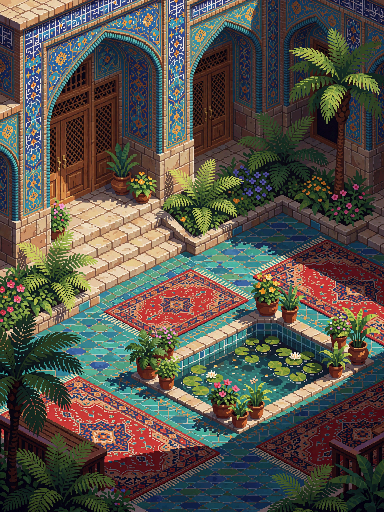
#> input picture native.png, 384 x 512 px
$ python masks.py
#> lines starting #> are read from the running program, lines starting #| are printed output that depends on the picture; after the words box and inside, x2 and y2 are one past the last pixel; in counts of white or black regions, pixels touching at a corner belong together
import numpy as np
from PIL import Image
from collections import deque

nat = np.asarray(Image.open('native.png')).astype(np.int32)
H, W, _ = nat.shape
#> H = 512; W = 384
R, G, B = nat[:,:,0], nat[:,:,1], nat[:,:,2]
arr = (nat/255.0).astype(np.float32)
cmax = arr.max(2); cmin = arr.min(2); df = cmax-cmin
r,g,b = arr[:,:,0], arr[:,:,1], arr[:,:,2]
hue = np.zeros((H,W))
m=(cmax==r)&(df>0); hue[m]=((g-b)[m]/df[m])%6
#> after `m = (cmax == r) & (df > 0)`:
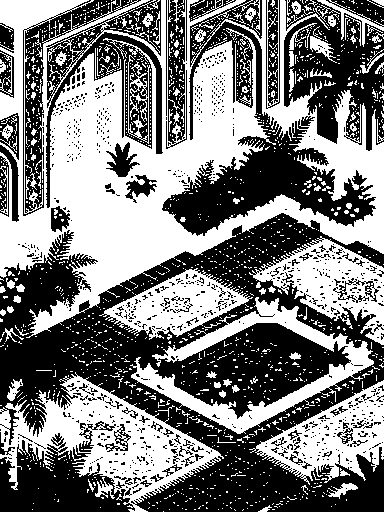
#> m: shape (512, 384) bool; 48.6% white; 1750 white regions (1635 under 20 px), largest, box (x1, y1, x2, y2) and area: (0, 0, 384, 338) 49287, (0, 372, 224, 512) 11376, (130, 297, 374, 434) 6998
m=(cmax==g)&(df>0); hue[m]=((b-r)[m]/df[m])+2
#> after `m = (cmax == g) & (df > 0)`: m: shape (512, 384) bool; 26.6% white; 1233 white regions (1170 under 20 px), largest, box (x1, y1, x2, y2) and area: (0, 230, 307, 448) 18502, (162, 111, 376, 236) 8870, (288, 28, 384, 124) 4321
m=(cmax==b)&(df>0); hue[m]=((r-g)[m]/df[m])+4
#> after `m = (cmax == b) & (df > 0)`: m: shape (512, 384) bool; 29.3% white; 1808 white regions (1613 under 20 px), largest, box (x1, y1, x2, y2) and area: (131, 348, 384, 512) 8259, (174, 323, 333, 400) 4092, (46, 32, 163, 208) 3918
hue*=60
sat = np.where(cmax>0, df/np.maximum(cmax,1e-6), 0)
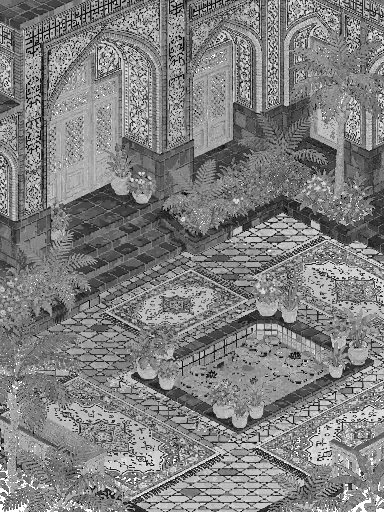
#> sat: shape (512, 384) float32; min 0, max 1, mean 0.503
val = cmax

green = (hue>=60)&(hue<=175)&(sat>0.25)&(val>0.12)&((B-R)<40)
#> green: shape (512, 384) bool; 17.4% white; 744 white regions (678 under 20 px), largest, box (x1, y1, x2, y2) and area: (0, 230, 98, 407) 6414, (288, 28, 384, 124) 4048, (2, 433, 135, 512) 3333
# exclude floor tile palette sampled from pure-floor patches
patch = np.zeros((H,W), bool)
patch[242:278, 142:196] = True
patch[246:268, 96:140] = True
floor_cols = np.unique(nat[patch & green].reshape(-1,3), axis=0)
#> floor_cols = 53 rows, first 8: [81, 117, 112], [81, 122, 117], [81, 158, 117], [86, 152, 122], [86, 163, 122], [91, 158, 122], [91, 158, 127], [91, 163, 122]
dif = nat.astype(np.int32)
excl = np.zeros((H,W), bool)
for fc in floor_cols:
    excl |= (np.abs(dif - fc[None,None,:]).sum(2) <= 12)
#> this loop made 53 passes
#> fc on passes 1 to 12: [81, 117, 112], [81, 122, 117], [81, 158, 117], [86, 152, 122], [86, 163, 122], [91, 158, 122], [91, 158, 127], [91, 163, 122], [91, 163, 127], [96, 142, 122], [96, 152, 122], [96, 158, 122]
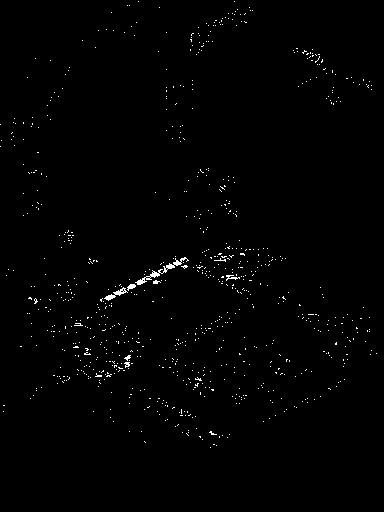
#> excl: shape (512, 384) bool; 0.88% white in thin lines or dots, all inside (x1, y1, x2, y2) = (0, 1, 377, 448)
green &= ~excl
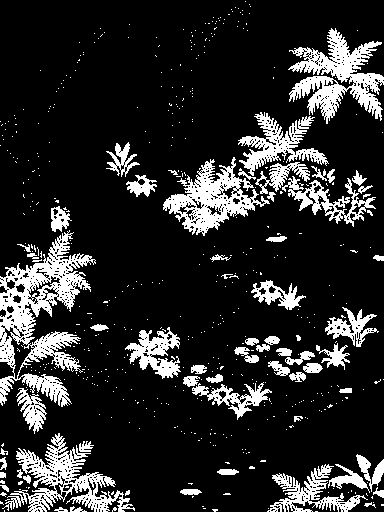
#> green: shape (512, 384) bool; 16.8% white; 528 white regions (466 under 20 px), largest, box (x1, y1, x2, y2) and area: (0, 230, 96, 407) 6301, (288, 28, 384, 124) 3961, (2, 433, 135, 512) 3333

quad_pts = [(259,327),(327,362),(252,399),(184,362)]
def poly_mask(pts):
    ys, xs = np.mgrid[0:H,0:W]
    inside = np.zeros((H,W), bool)
    n=len(pts); j=n-1
    for i in range(n):
        xi,yi = pts[i]; xj,yj = pts[j]
        cond = ((yi>ys)!=(yj>ys)) & (xs < (xj-xi)*(ys-yi)/(yj-yi+1e-9)+xi)
        inside ^= cond
        j=i
#> inside: shape (512, 384) bool; 2.6% white; 1 white region, box (x1, y1, x2, y2) and area: (184, 328, 328, 399) 5147
    return inside
quad = poly_mask(quad_pts)
quad_er = quad.copy()
for _ in range(3):
    q2 = quad_er.copy()
    quad_er[1:,:] &= q2[:-1,:]; quad_er[:-1,:] &= q2[1:,:]
    quad_er[:,1:] &= quad_er[:,:-1]; quad_er[:,:-1] &= quad_er[:,1:]
#> quad_er: shape (512, 384) bool; 2% white; 1 white region, box (x1, y1, x2, y2) and area: (194, 332, 318, 395) 3937

lab = -np.ones((H,W), np.int32); comps=[]
for y0 in range(H):
    for x0 in range(W):
        if green[y0,x0] and lab[y0,x0]<0:
            cid=len(comps); q=deque([(y0,x0)]); lab[y0,x0]=cid; pix=[(y0,x0)]
            while q:
                y,x=q.popleft()
                for dy in(-1,0,1):
                    for dx in(-1,0,1):
                        ny,nx=y+dy,x+dx
                        if 0<=ny<H and 0<=nx<W and green[ny,nx] and lab[ny,nx]<0:
                            lab[ny,nx]=cid; q.append((ny,nx)); pix.append((ny,nx))
            comps.append(pix)
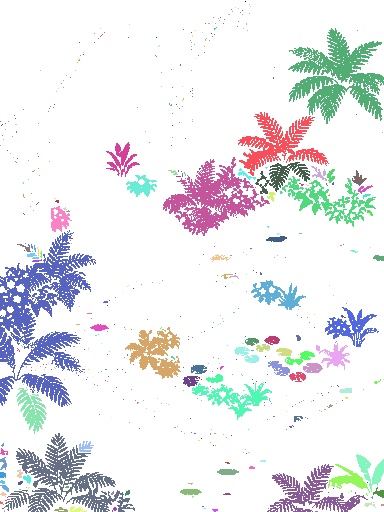
#> lab: shape (512, 384) int32; 529 distinct labels, from -1 to 527; one colour per label, 0 black, -1 white
pad_mask = np.zeros((H,W), bool)
plant_green = np.zeros((H,W), bool)
for pix in comps:
    a2 = np.array(pix); ys_, xs_ = a2[:,0], a2[:,1]
    if len(pix)>=4 and quad[ys_,xs_].mean()>0.98 and quad_er[ys_,xs_].mean()>0.9:
        pad_mask[ys_,xs_] = True
    elif len(pix)>=4:
        plant_green[ys_,xs_] = True
#> pad_mask: shape (512, 384) bool; 0.31% white; 6 white regions (1 under 20 px), largest, box (x1, y1, x2, y2) and area: (234, 347, 259, 363) 181, (268, 361, 290, 376) 173, (276, 348, 292, 356) 98, (245, 338, 259, 346) 77, (256, 344, 270, 352) 74
pad_d = pad_mask.copy()
for _ in range(2):
    d2 = pad_d.copy()
    pad_d[1:,:] |= d2[:-1,:]; pad_d[:-1,:] |= d2[1:,:]; pad_d[:,1:] |= d2[:,:-1]; pad_d[:,:-1] |= d2[:,1:]
#> pad_d: shape (512, 384) bool; 0.61% white; 4 white regions, box (x1, y1, x2, y2) and area: (232, 336, 272, 365) 648, (266, 359, 292, 378) 319, (274, 346, 294, 358) 189, (218, 364, 226, 372) 37
white = (sat<0.25)&(val>0.75)
#> white: shape (512, 384) bool; 2.9% white in thin lines or dots, all inside (x1, y1, x2, y2) = (0, 0, 384, 456)
pad_mask = pad_mask | (white & quad & pad_d)
#> pad_mask: shape (512, 384) bool; 0.33% white; 12 white regions (7 under 20 px), largest, box (x1, y1, x2, y2) and area: (234, 347, 260, 364) 187, (268, 361, 290, 377) 178, (276, 348, 292, 358) 104, (244, 338, 259, 347) 80, (255, 344, 270, 352) 75

pink = (hue>=290)&(hue<=350)&(sat>0.25)&(val>0.35)
#> pink: shape (512, 384) bool; 0.6% white in thin lines or dots
orange = (hue>=15)&(hue<=45)&(sat>0.45)&(val>0.5)
#> orange: shape (512, 384) bool; 5% white in thin lines or dots
flow_col = pink|white|orange
#> flow_col: shape (512, 384) bool; 8.5% white in thin lines or dots
d = green.copy()
for _ in range(2):
    d2 = d.copy()
    d[1:,:] |= d2[:-1,:]; d[:-1,:] |= d2[1:,:]; d[:,1:] |= d2[:,:-1]; d[:,:-1] |= d2[:,1:]
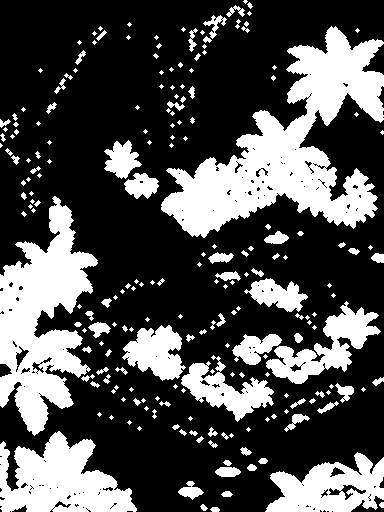
#> d: shape (512, 384) bool; 30.6% white; 214 white regions (120 under 20 px), largest, box (x1, y1, x2, y2) and area: (161, 26, 384, 238) 18905, (0, 196, 98, 436) 12132, (0, 431, 137, 512) 6894
flowers = flow_col & d
#> flowers: shape (512, 384) bool; 1.1% white in thin lines or dots
plant_mask = plant_green | (flowers & ~quad)
#> plant_mask: shape (512, 384) bool; 17.3% white; 364 white regions (315 under 20 px), largest, box (x1, y1, x2, y2) and area: (0, 229, 98, 435) 7502, (288, 28, 384, 124) 3962, (2, 433, 135, 512) 3363

brown = (hue>=10)&(hue<=32)&(sat>0.35)&(val>0.2)&(val<0.75)&(R>G)&(G>=B)
#> brown: shape (512, 384) bool; 10.2% white in thin lines or dots
water_anim = (quad | pad_mask) & ~brown
#> water_anim: shape (512, 384) bool; 2.6% white; 1 white region, box (x1, y1, x2, y2) and area: (184, 328, 328, 399) 5140

base = nat.copy().astype(np.uint8)
#> base is the input picture: shape (512, 384, 3); mean R, G, B 88.1, 83.7, 74.1
for y in range(H):
    row = pad_mask[y]; x=0
    while x<W:
        if row[x]:
            x2=x
            while x2+1<W and row[x2+1]: x2+=1
            lc = base[y, x-1] if x>0 else base[y, x2+1]
            rc = base[y, x2+1] if x2+1<W else base[y, x-1]
            for xx in range(x, x2+1):
                t=(xx-x+1)/(x2-x+2)
                base[y,xx] = (lc*(1-t)+rc*t).astype(np.uint8)
            x=x2+1
        else: x+=1
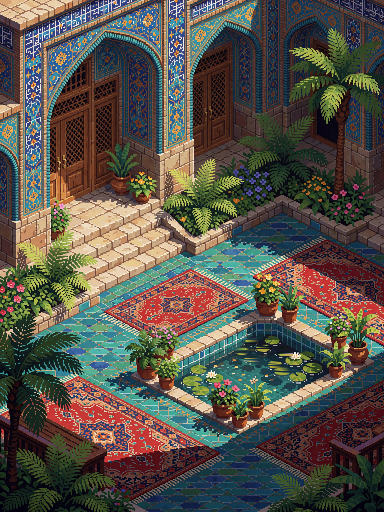
#> base: shape (512, 384, 3); 0.33% of pixels changed, all inside (x1, y1, x2, y2) = (220, 338, 292, 377)
#> after the loop, lc = [86, 112, 127]; rc = [45, 96, 107]; t = 0.75; x2 = 287
np.save('masks.npy', np.stack([plant_mask, pad_mask, water_anim, quad]))
Image.fromarray(base).save('base_inpainted.png')
print('masks: plant', plant_mask.sum(), 'pad', pad_mask.sum(), 'water', water_anim.sum())
#| masks: plant 34003 pad 641 water 5140

$ run again, with contact_sheet.png copied over native.png
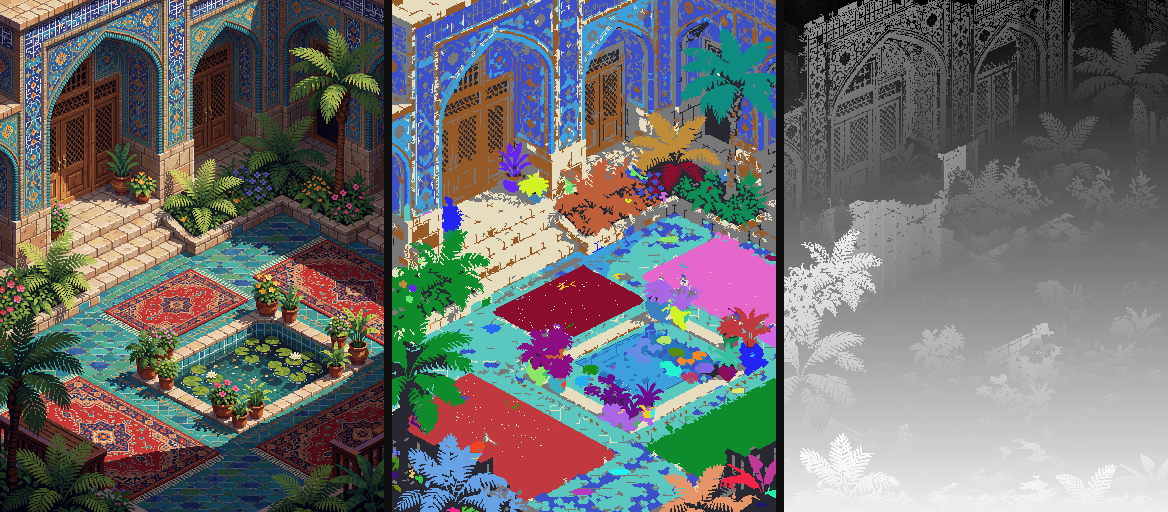
#> input picture contact_sheet.png, 1168 x 512 px
#> floor_cols = 53 rows, first 8: [81, 117, 112], [81, 122, 117], [81, 158, 117], [86, 152, 122], [86, 163, 122], [91, 158, 122], [91, 158, 127], [91, 163, 122]
#> the loop `for fc in floor_cols:` made 53 passes
#> white: shape (512, 1168) bool; 11.8% white; 1632 white regions (1520 under 20 px), largest, box (x1, y1, x2, y2) and area: (784, 229, 1168, 512) 46646, (452, 93, 593, 321) 8126, (392, 0, 471, 25) 1068
#> pink: shape (512, 1168) bool; 2.9% white; 441 white regions (417 under 20 px), largest, box (x1, y1, x2, y2) and area: (493, 264, 644, 379) 7329, (642, 231, 776, 327) 6529, (647, 162, 702, 194) 647
#> orange: shape (512, 1168) bool; 5.7% white; 1795 white regions (1593 under 20 px), largest, box (x1, y1, x2, y2) and area: (442, 60, 525, 205) 5729, (516, 125, 662, 237) 4366, (630, 108, 721, 176) 2351
#> flow_col: shape (512, 1168) bool; 20.4% white; 2780 white regions (2551 under 20 px), largest, box (x1, y1, x2, y2) and area: (784, 229, 1168, 512) 46646, (442, 53, 721, 321) 25474, (493, 264, 645, 379) 8463
#> after the loop `for _ in range(2):`:
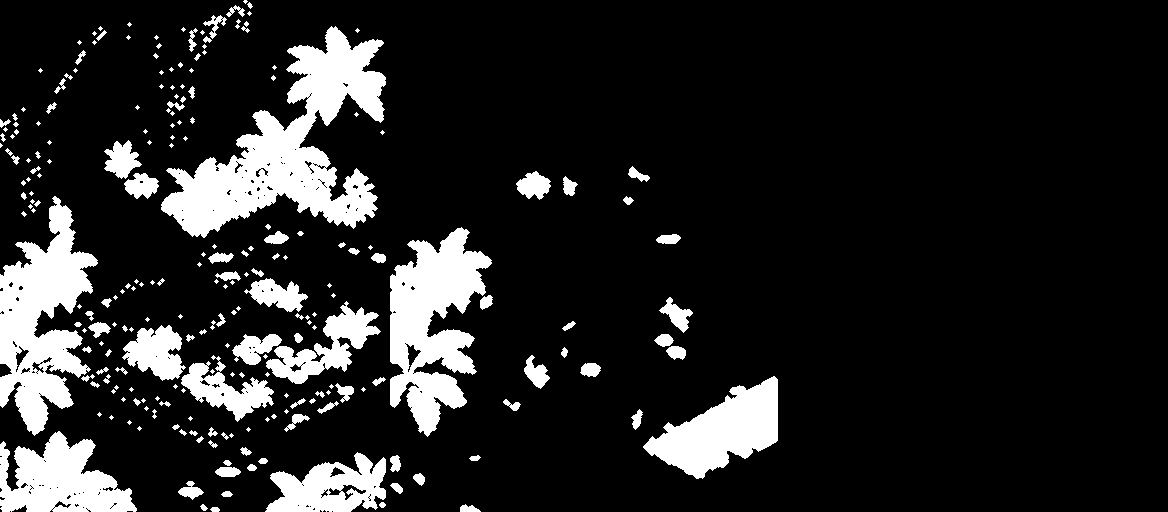
#> d: shape (512, 1168) bool; 13.9% white; 236 white regions (120 under 20 px), largest, box (x1, y1, x2, y2) and area: (161, 26, 386, 238) 18923, (0, 196, 98, 436) 12132, (390, 227, 492, 437) 11859
#> flowers: shape (512, 1168) bool; 0.64% white in thin lines or dots, all inside (x1, y1, x2, y2) = (0, 0, 750, 505)
#> plant_mask: shape (512, 1168) bool; 8.7% white; 395 white regions (325 under 20 px), largest, box (x1, y1, x2, y2) and area: (392, 227, 492, 435) 9380, (0, 229, 98, 435) 7502, (645, 378, 776, 479) 6379
#> brown: shape (512, 1168) bool; 6.6% white; 3029 white regions (2829 under 20 px), largest, box (x1, y1, x2, y2) and area: (442, 60, 525, 205) 5729, (50, 60, 132, 201) 4940, (516, 125, 662, 237) 4366
#> water_anim: shape (512, 1168) bool; 0.86% white; 1 white region, box (x1, y1, x2, y2) and area: (184, 328, 328, 399) 5140
#> base is the input picture: shape (512, 1168, 3); mean R, G, B 110.7, 111.2, 111.1
#> after the loop `for y in range(H):`:
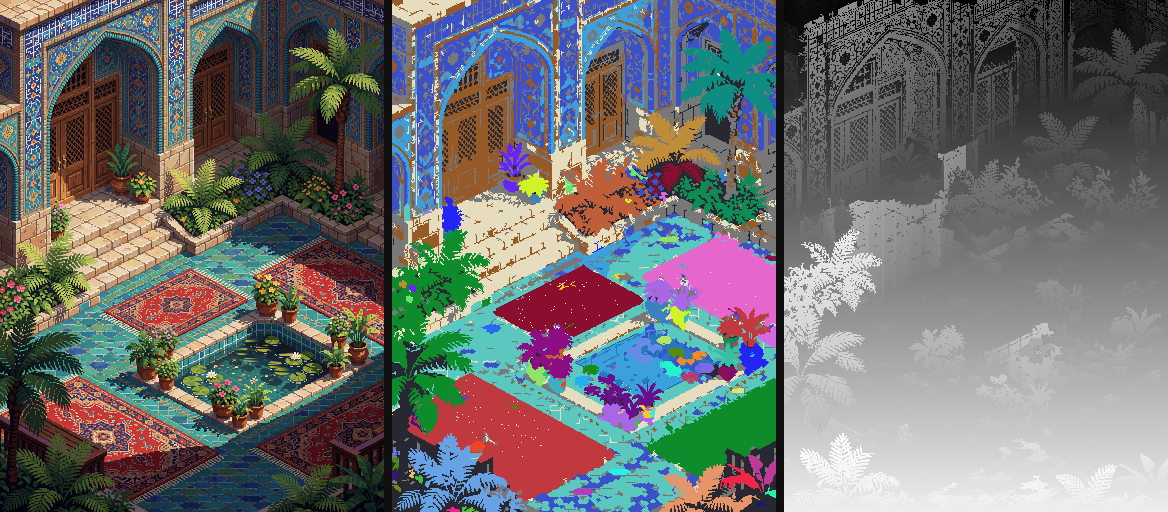
#> base: shape (512, 1168, 3); 0.11% of pixels changed, all inside (x1, y1, x2, y2) = (220, 338, 292, 377)
#> after the loop `for y in range(H):`: lc = [86, 112, 127]; rc = [45, 96, 107]; t = 0.75; x2 = 287
#| masks: plant 52142 pad 641 water 5140
